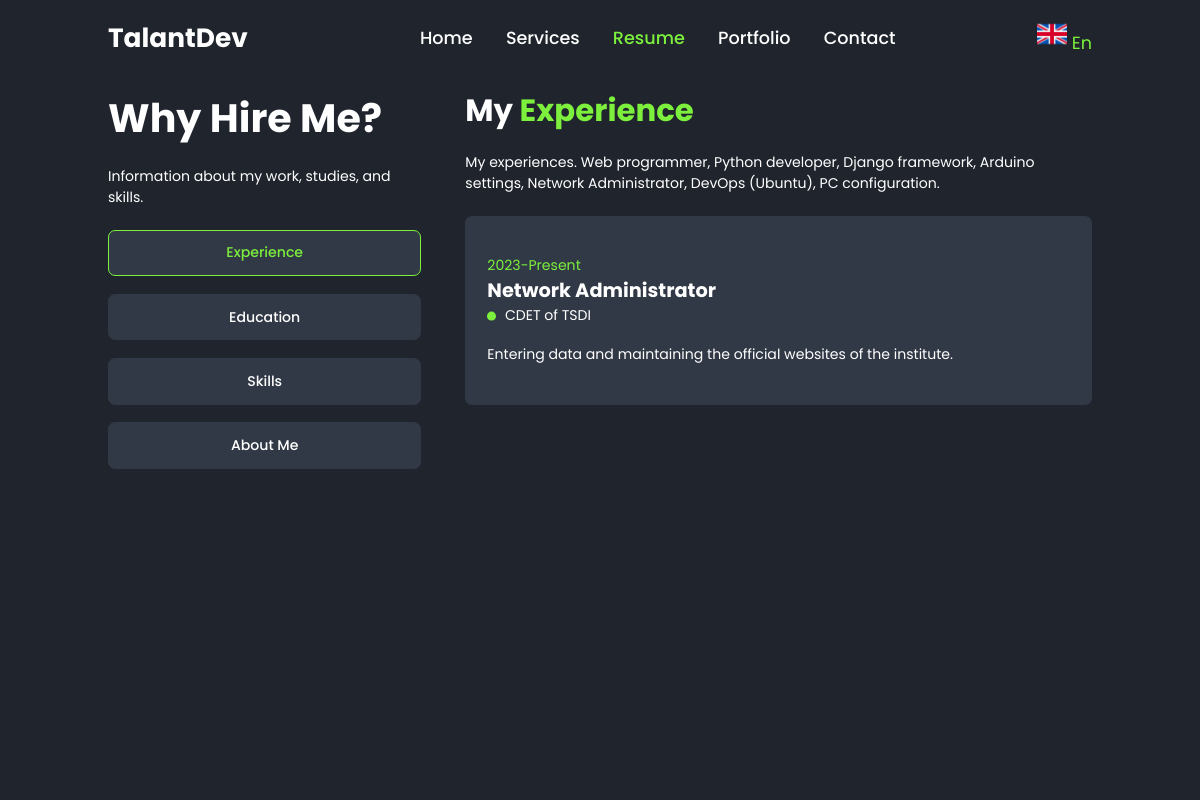
The app's page /en/resume/, older data.
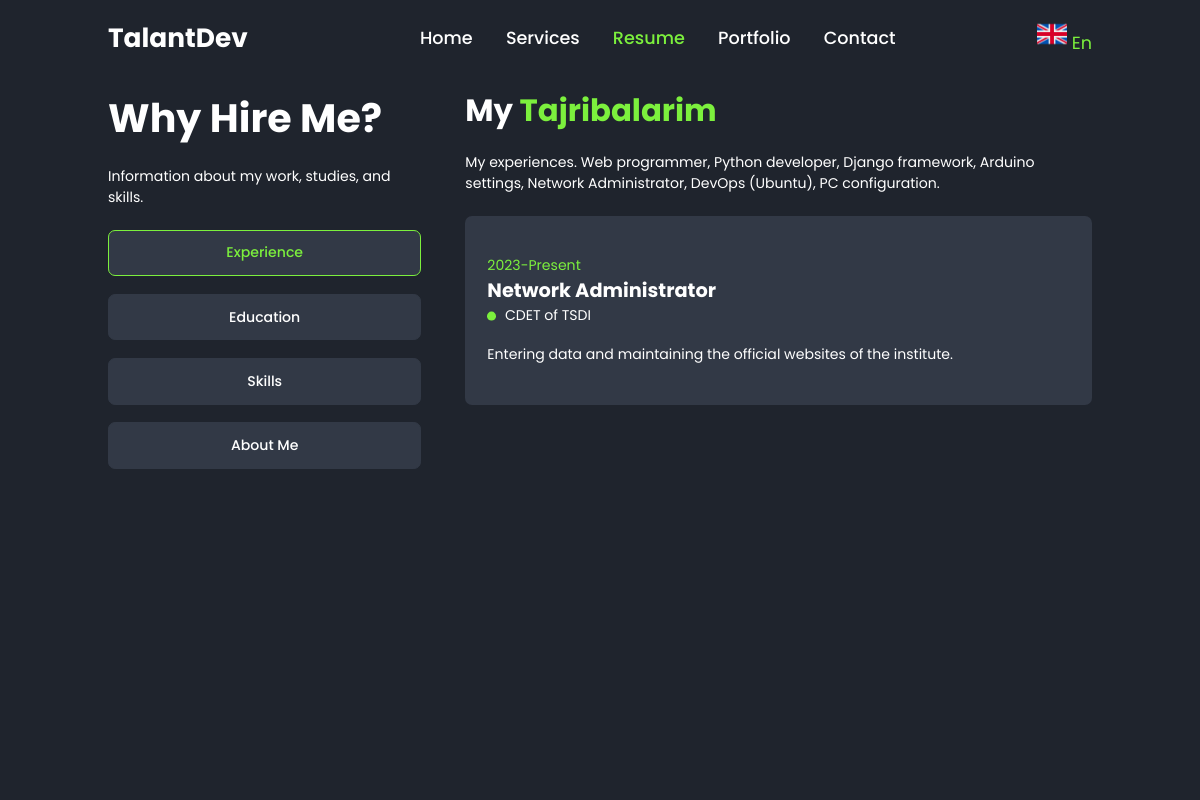
The same page, newer data.
### main/models.py (models this page shows, shortened)
class Page(models.Model):  # Page model for Resume Page Card, Skill and About Me section
    name = models.CharField(max_length=100, verbose_name="Name")  # Multilanguage
    content = models.TextField(verbose_name="Content")  # Multilanguage
    create_at = models.DateTimeField(auto_now_add=True)
    update_at = models.DateTimeField(auto_now=True)

### main/views.py (the view)
# urls.py: path('resume/', views.resume, name='resume'),
def resume(request):
    experience = Page.objects.first()
    education = Page.objects.all()[1]
    skill = Page.objects.all()[2]
    about_me = Page.objects.all()[3]
    experiences = Card.objects.filter(page=experience)
    educations = Card.objects.filter(page=education)
    skills = Skill.objects.filter(skill=skill)
    abouts_me = AboutMe.objects.all()
    language = get_languages()
    context = {
        'experience': experience,
        'education': education,
        'skill': skill,
        'about_me': about_me,
        'experiences': experiences,
        'educations': educations,
        'skills': skills,
        'abouts_me': abouts_me,
        'language': language,
    }
    return render(request, 'resume.html', context)

### main/function.py (called while the page is built)
def get_languages():
    return Language.objects.first()

### templates/resume.html (shortened to what this page needs)
<!doctype html>
{% load static %}
{% load i18n %}
<html lang="en">
<head>
    <link href='https://unpkg.com/boxicons@2.1.4/css/boxicons.min.css' rel='stylesheet'>
    <link rel="stylesheet" href="{% static 'style/style.css' %}">
</head>
<body>
<header class="active">
    <a href="{% url 'main:welcome' %}" class="logo">{% trans "TalantDev" %}</a>
    <nav>
        <a href="{% url 'main:welcome' %}">{% trans "Home" %}</a>
        <a href="{% url 'main:services' %}">{% trans "Services" %}</a>
        <a href="{% url 'main:resume' %}" class="active">{% trans "Resume" %}</a>
        <a href="{% url 'main:portfolio' %}">{% trans "Portfolio" %}</a>
        <a href="{% url 'main:contact' %}">{% trans "Contact" %}</a>
    </nav>
    <div class="dropdowns">
        <span id="lang">
            <img src="{{ language.base_img.url }}" alt="" width="30">
            {{ language.base }}
        </span>
    </div>
</header>
<div class="bars-box active">
    <div class="bar" style="--i:6;"></div>
    <div class="bar" style="--i:1;"></div>
</div>
<section class="resume active">
    <div class="resume-container">
        <div class="resume-box">
            <h2>
                {% trans 'Why Hire Me?' %}
            </h2>
            <p class="desc">
                {% trans "Information about my work, studies, and skills." %}
            </p>
            <button class="resume-btn active">
                {% trans "Experience" %}
            </button>
            <button class="resume-btn">
                {% trans "Education" %}
            </button>
            <button class="resume-btn">
                {% trans "Skills" %}
            </button>
            <button class="resume-btn">
                {% trans "About Me" %}
            </button>
        </div>
        <div class="resume-box">
            <div class="resume-detail experience active">
                <h2 class="heading">
                    {% trans "My" %}
                    <span>
                        {{ experience.name }}
                    </span>
                </h2>
                <p class="desc">
                    {{ experience.content }}
                </p>
                <div class="resume-list">
                    {% for experien in experiences %}
                        <div class="resume-item">
                            <p class="year">
                                {{ experien.date_time }}
                            </p>
                            <h3>
                                {{ experien.direction }}
                            </h3>
                            <p class="company">
                                {{ experien.company }}
                            </p>
                            <p>
                                {{ experien.content }}
                            </p>
                        </div>
                    {% endfor %}
                </div>
            </div>
        </div>
    </div>
</section>
</body>
</html>

Row changes from the older to the newer data that the page shows:
changed Page: name "Experience" → "Tajribalarim"
